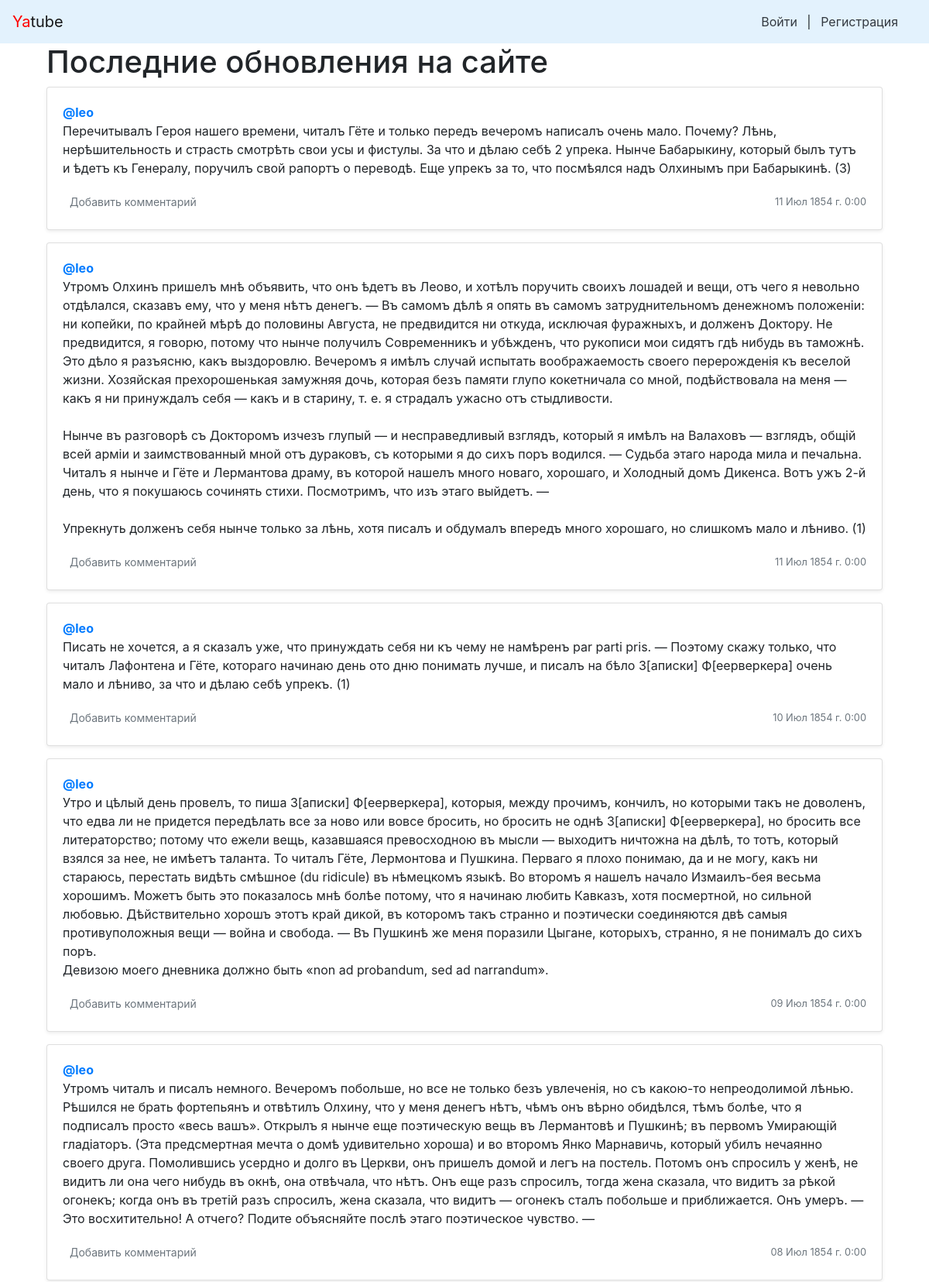
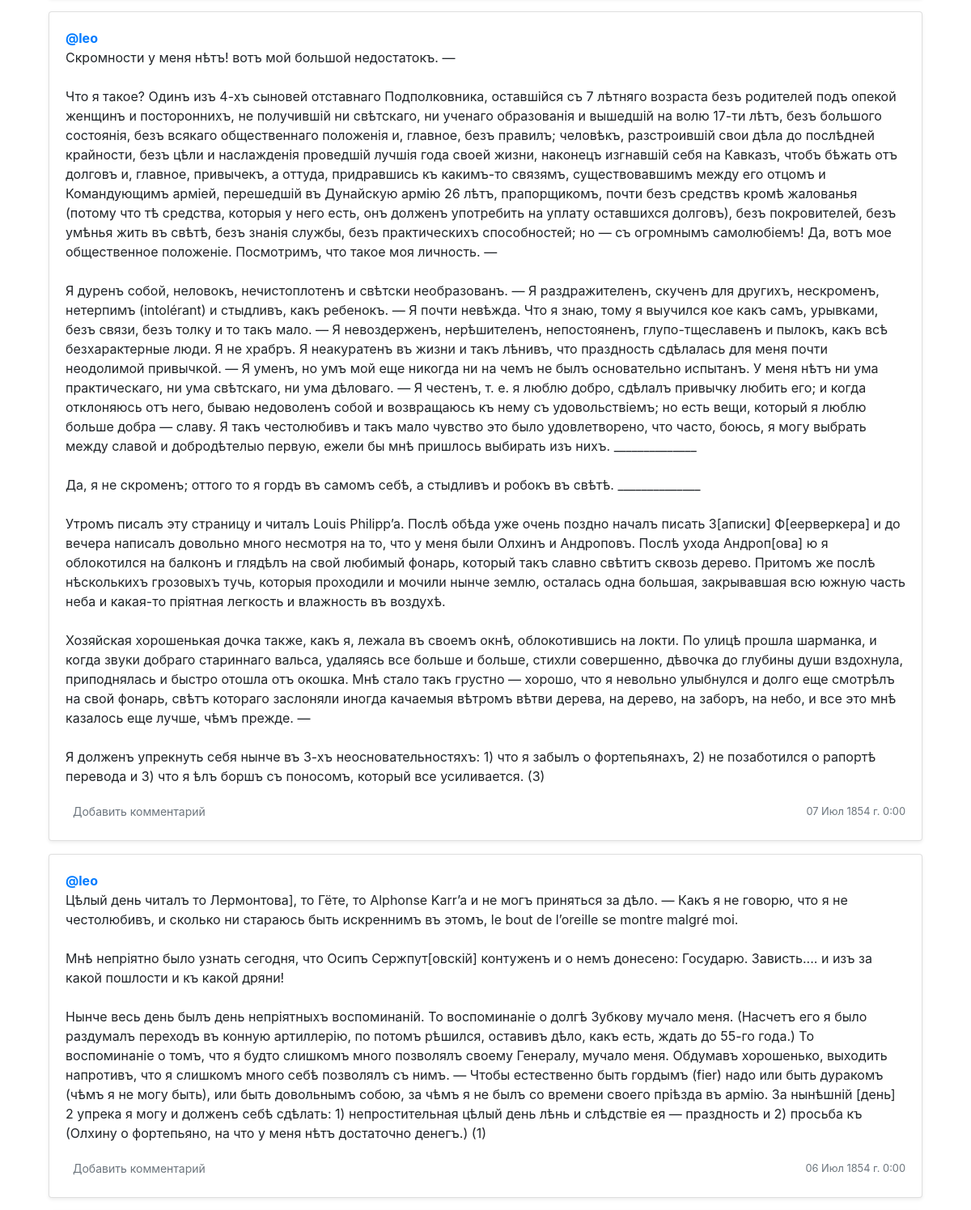
/?page=3 (upper part), run on the app's committed database (2 pictures, top to bottom).
### posts/models.py (models this page shows, shortened)
class Post(models.Model):
    objects = None
    text = models.TextField(verbose_name='Текст')
    pub_date = models.DateTimeField("date published", auto_now_add=True)
    author = models.ForeignKey(
        User,
        on_delete=models.CASCADE,
        related_name="posts",
        verbose_name='Автор'
    )
    group = models.ForeignKey(
        'Group',
        on_delete=models.CASCADE,
        related_name="posts", blank=True,
        null=True,
        verbose_name='Группа'
    )
    image = models.ImageField(
        upload_to='posts/%Y/%m/%d/',
        blank=True,
        null=True,
        verbose_name='Изображение'
    )
    class Meta:
        ordering = ['-pub_date']
        verbose_name = 'Пост'
        verbose_name_plural = 'Посты'

### posts/views.py (the view)
# urls.py: path("", views.index, name="index"),
def index(request):
    post_list = Post.objects.order_by('-pub_date').all()
    paginator = Paginator(post_list, 10)  # показывать по 10 записей на странице.
    page_number = request.GET.get('page')  # переменная в URL с номером запрошенной страницы
    page = paginator.get_page(page_number)  # получить записи с нужным смещением
    return render(request, 'index.html', {
        'page': page,
        'paginator': paginator
    })

### posts/context_processors.py (called while the page is built)
def year(request):
    years = datetime.now().year
    return {'year': years}

### templates/index.html (shortened to what this page needs)
{% extends "base.html" %}
{% block content %}
    <div class="container">
            <h1>Последние обновления на сайте</h1>
            {% for post in page %}
                {% include "post_item.html" with post=post %}
            {% endfor %}
    </div>
{% endblock %}

### templates/post_item.html (shortened to what this page needs)
<div class="card mb-3 mt-1 shadow-sm">
    {% load thumbnail %}
    <div class="card-body">
        <p class="card-text">
            <a name="post_{{ post.id }}" href="{% url 'profile' post.author.username %}">
                <strong class="d-block text-gray-dark">@{{ post.author }}</strong>
            </a>
            {{ post.text|linebreaksbr }}
        </p>
        <div class="d-flex justify-content-between align-items-center">
            <div class="btn-group ">
                <a class="btn btn-sm text-muted" href="{% url 'post' post.author.username post.id %}" role="button">
                    {% if post.comments.exists %}
                        {{ post.comments.count }} комментариев
                    {% else%}
                        Добавить комментарий
                    {% endif %}
                </a>
            </div>
            <small class="text-muted">{{ post.pub_date|date:"d M Y г. G:i" }}</small>
        </div>
    </div>
</div>

### data on the page
Post: author "leo", text "Перечитывалъ Героя нашего времени, читалъ Гёте и только передъ вечеромъ написалъ очень мало. Почему? Лѣнь, нерѣшительность и страсть смотрѣть свои усы и фистулы. За что и дѣлаю себѣ 2 упрека. Нынче Бабарыкину, который былъ тутъ и ѣдетъ къ Генералу, поручилъ свой рапортъ о переводѣ. Еще упрекъ за то, что посмѣялся надъ Олхинымъ при Бабарыкинѣ. (3)", shows "Добавить комментарий", pub_date "11 Июл 1854 г. 0:00"
Post: author "leo", text "Утромъ Олхинъ пришелъ мнѣ объявить, что онъ ѣдетъ въ Леово, и хотѣлъ поручить своихъ лошадей и вещи, отъ чего я невольно отдѣлался, сказавъ ему, что у меня нѣтъ денегъ. — Въ самомъ дѣлѣ я опять въ самомъ затруднительномъ денежномъ положеніи: ни копейки, по крайней мѣрѣ до половины Августа, не предвидится ни откуда, исключая фуражныхъ, и долженъ Доктору. Не предвидится, я говорю, потому что нынче получилъ Современникъ и убѣжденъ, что рукописи мои сидятъ гдѣ нибудь въ таможнѣ. Это дѣло я разъясню, какъ выздоровлю. Вечеромъ я имѣлъ случай испытать воображаемость своего перерожденія къ веселой жизни. Хозяйская прехорошенькая замужняя дочь, которая безъ памяти глупо кокетничала со мной,…", shows "Добавить комментарий", pub_date "11 Июл 1854 г. 0:00"
Post: author "leo", text "Писать не хочется, а я сказалъ уже, что принуждать себя ни къ чему не намѣренъ par parti pris. — Поэтому скажу только, что читалъ Лафонтена и Гёте, котораго начинаю день ото дню понимать лучше, и писалъ на бѣло З[аписки] Ф[еерверкера] очень мало и лѣниво, за что и дѣлаю себѣ упрекъ. (1)", shows "Добавить комментарий", pub_date "10 Июл 1854 г. 0:00"
Post: author "leo", text "Утро и цѣлый день провелъ, то пиша З[аписки] Ф[еерверкера], которыя, между прочимъ, кончилъ, но которыми такъ не доволенъ, что едва ли не придется передѣлать все за ново или вовсе бросить, но бросить не однѣ З[аписки] Ф[еерверкера], но бросить все литераторство; потому что ежели вещь, казавшаяся превосходною въ мысли — выходитъ ничтожна на дѣлѣ, то тотъ, который взялся за нее, не имѣетъ таланта. То читалъ Гёте, Лермонтова и Пушкина. Перваго я плохо понимаю, да и не могу, какъ ни стараюсь, перестать видѣть смѣшное (du ridicule) въ нѣмецкомъ языкѣ. Во второмъ я нашелъ начало Измаилъ-бея весьма хорошимъ. Можетъ быть это показалось мнѣ болѣе потому, что я начинаю любить Кавказъ, хотя…", shows "Добавить комментарий", pub_date "09 Июл 1854 г. 0:00"
Post: author "leo", text "Утромъ читалъ и писалъ немного. Вечеромъ побольше, но все не только безъ увлеченія, но съ какою-то непреодолимой лѣнью. Рѣшился не брать фортепьянъ и отвѣтилъ Олхину, что у меня денегъ нѣтъ, чѣмъ онъ вѣрно обидѣлся, тѣмъ болѣе, что я подписалъ просто «весь вашъ». Открылъ я нынче еще поэтическую вещь въ Лермантовѣ и Пушкинѣ; въ первомъ Умирающій гладіаторъ. (Эта предсмертная мечта о домѣ удивительно хороша) и во второмъ Янко Марнавичь, который убилъ нечаянно своего друга. Помолившись усердно и долго въ Церкви, онъ пришелъ домой и легъ на постель. Потомъ онъ спросилъ у женѣ, не видитъ ли она чего нибудь въ окнѣ, она отвѣчала, что нѣтъ. Онъ еще разъ спросилъ, тогда жена сказала, что видитъ за…", shows "Добавить комментарий", pub_date "08 Июл 1854 г. 0:00"
Post: author "leo", text "Скромности у меня нѣтъ! вотъ мой большой недостатокъ. — Что я такое? Одинъ изъ 4-хъ сыновей отставнаго Подполковника, оставшійся съ 7 лѣтняго возраста безъ родителей подъ опекой женщинъ и постороннихъ, не получившій ни свѣтскаго, ни ученаго образованія и вышедшій на волю 17-ти лѣтъ, безъ большого состоянія, безъ всякаго общественнаго положенія и, главное, безъ правилъ; человѣкъ, разстроившій свои дѣла до послѣдней крайности, безъ цѣли и наслажденія проведшій лучшія года своей жизни, наконецъ изгнавшій себя на Кавказъ, чтобъ бѣжать отъ долговъ и, главное, привычекъ, а оттуда, придравшись къ какимъ-то связямъ, существовавшимъ между его отцомъ и Командующимъ арміей, перешедшій въ Дунайскую…", shows "Добавить комментарий", pub_date "07 Июл 1854 г. 0:00"
Post: author "leo", text "Цѣлый день читалъ то Лермонтова], то Гёте, то Alphonse Karr’a и не могъ приняться за дѣло. — Какъ я не говорю, что я не честолюбивъ, и сколько ни стараюсь быть искреннимъ въ этомъ, le bout de l’oreille se montre malgré moi. Мнѣ непріятно было узнать сегодня, что Осипъ Сержпут[овскій] контуженъ и о немъ донесено: Государю. Зависть.... и изъ за какой пошлости и къ какой дряни! Нынче весь день былъ день непріятныхъ воспоминаній. То воспоминаніе о долгѣ Зубкову мучало меня. (Насчетъ его я было раздумалъ переходъ въ конную артиллерію, по потомъ рѣшился, оставивъ дѣло, какъ есть, ждать до 55-го года.) То воспоминаніе о томъ, что я будто слишкомъ много позволялъ своему Генералу, мучало меня.…", shows "Добавить комментарий", pub_date "06 Июл 1854 г. 0:00"
